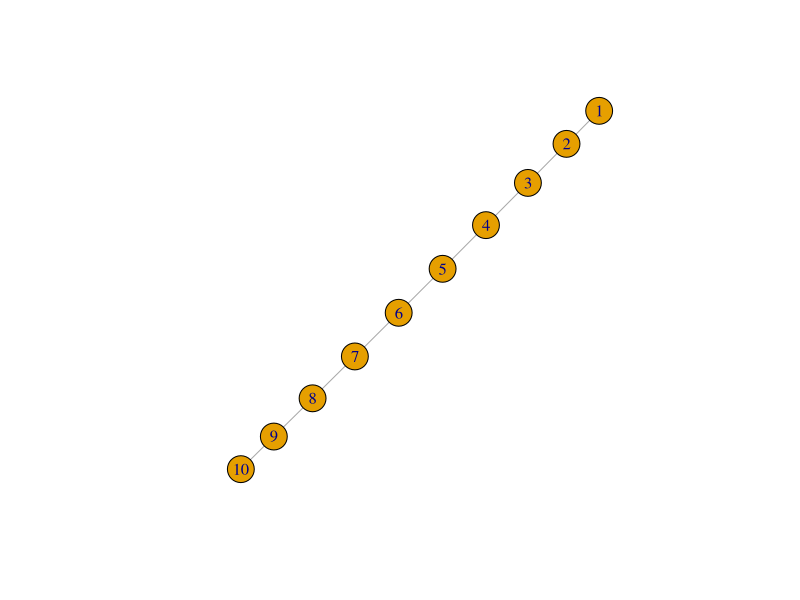
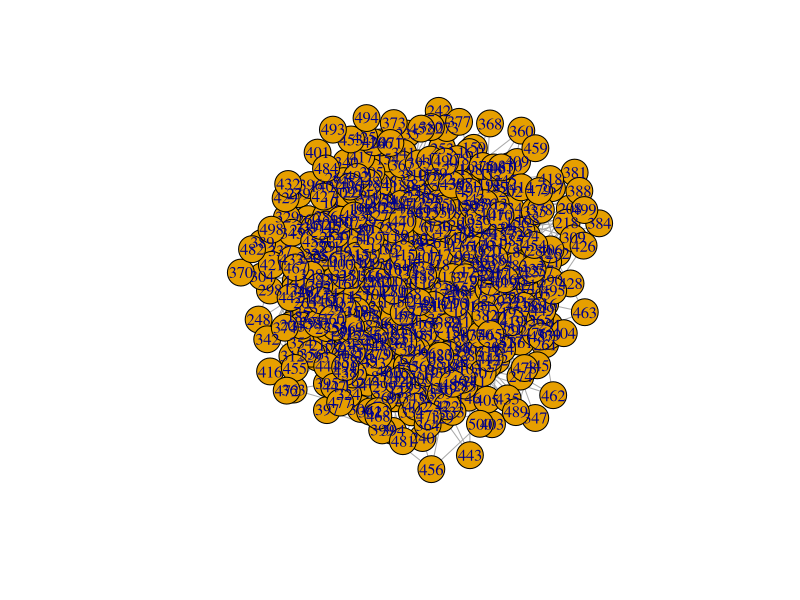
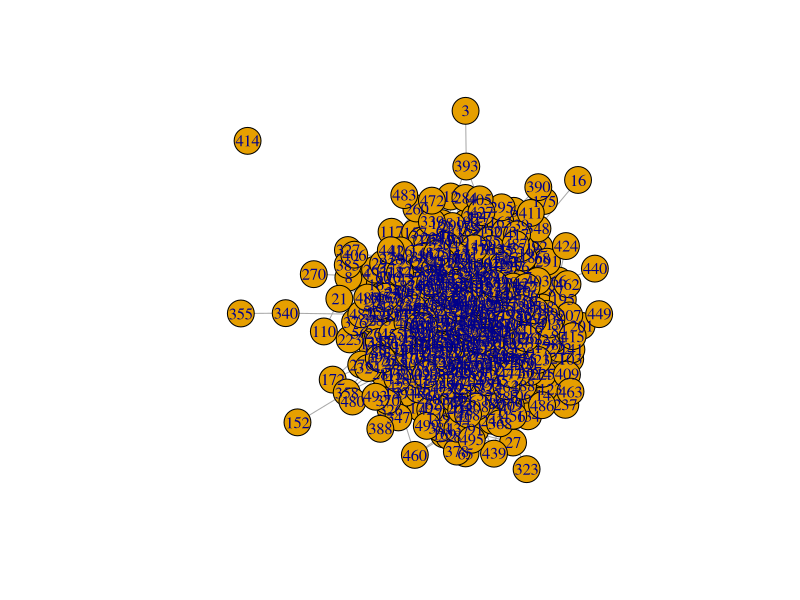
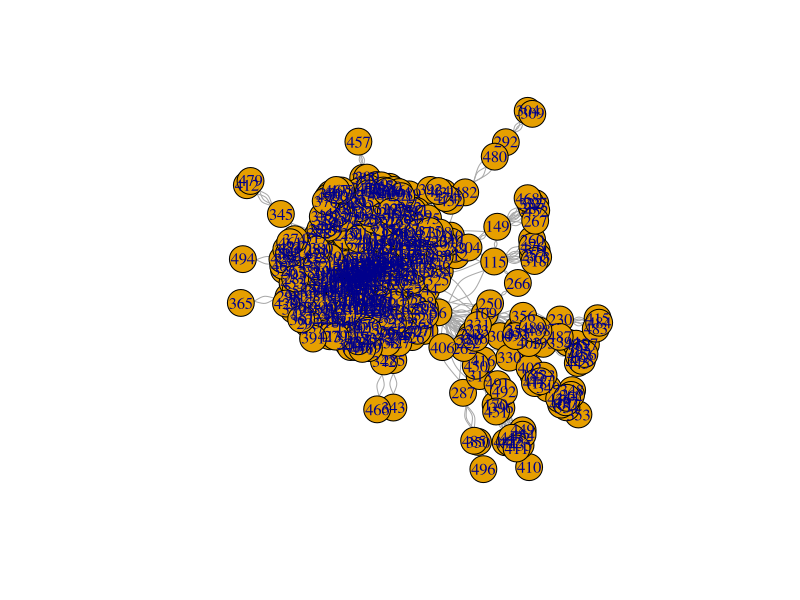
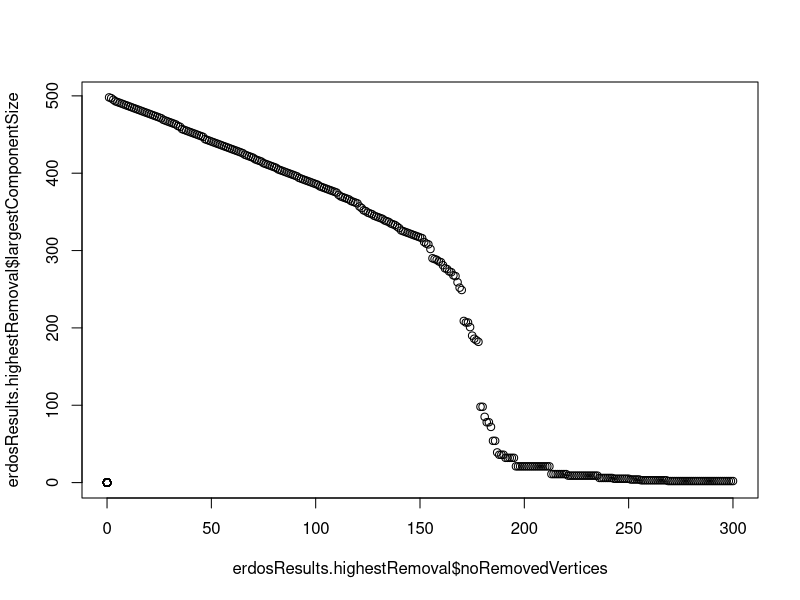
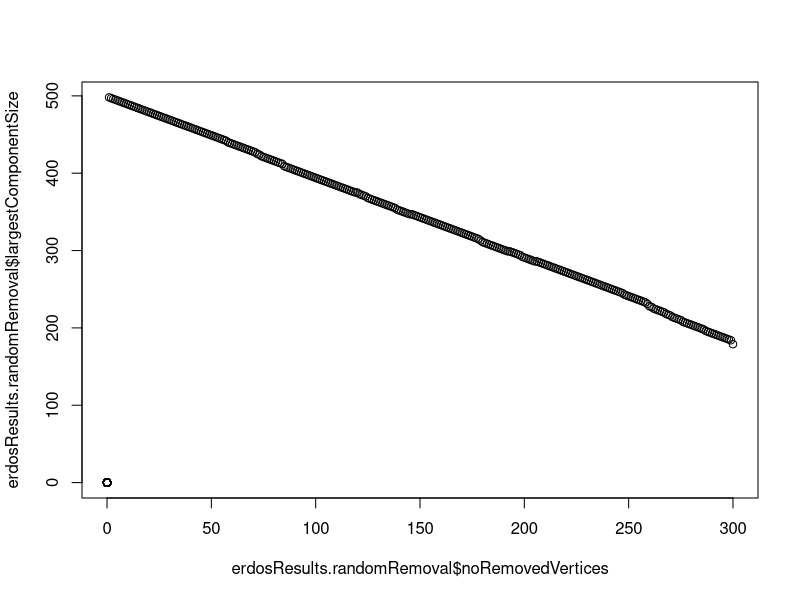
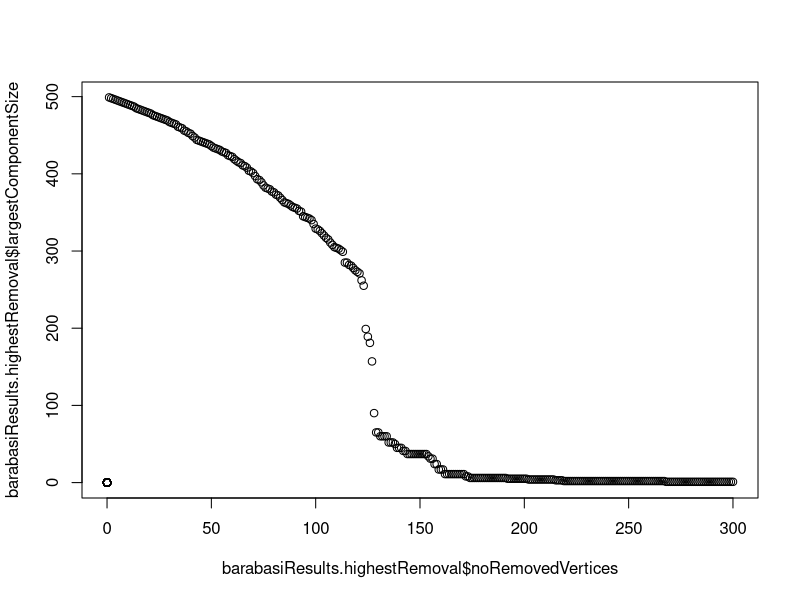
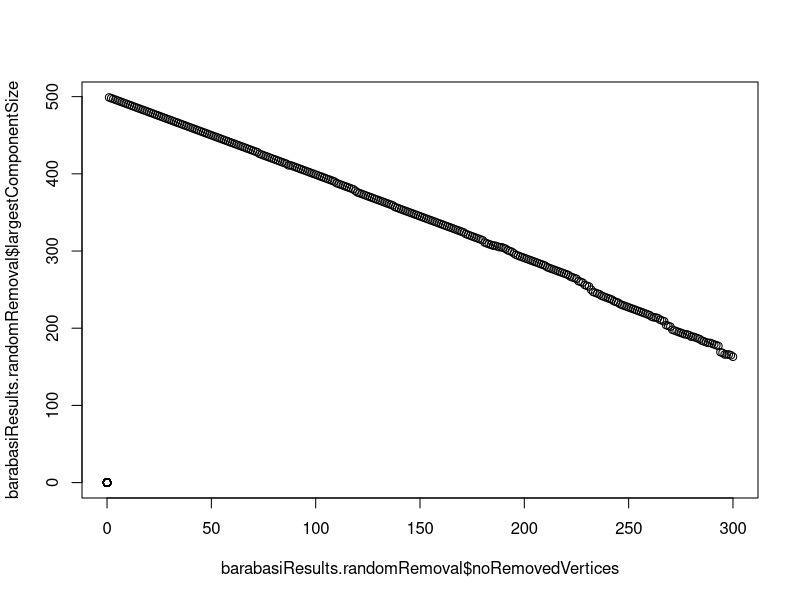

Recreate these plots in R, in order.
install.packages('igraph')
library(igraph)

# 1. a)
s = cbind(1:9, 2:10)
startGraph = graph_from_edgelist(s, directed=F)
plot(startGraph)

barabasi = barabasi.game(500, m=3, directed=F, start.graph=startGraph)
plot(barabasi)
E(barabasi)

# 1. b)
erdos = erdos.renyi.game(500, 1479, type='gnm', directed=F, loops=F)
plot(erdos)
E(erdos)

# 1. c)
airportCsv = read.csv('USairport500.csv', sep=';')
airports = graph_from_data_frame(airportCsv, directed=F)
plot(airports)

# 2. a)
# number of components
components(erdos)$no
components(barabasi)$no
components(airports)$no

# 2. b)
# size of the largest component
components(erdos)$csize[1]
components(barabasi)$csize[1]
components(airports)$csize[1]

# 2. c)
# mean distance
mean_distance(erdos)
mean_distance(barabasi)
mean_distance(airports)

# 2. d)
# mean degree
mean(degree(erdos))
mean(degree(barabasi))
mean(degree(airports))

# 3.
# erdos - highest degree node removal
erdosAttack = erdos
erdosSize = vcount(erdos)
noRemovedVertices = numeric(erdosSize)
noVertices = numeric(erdosSize)
noComponents = numeric(erdosSize)
largestComponentSize = numeric(erdosSize)
meanDistance = numeric(erdosSize)
meanDegree = numeric(erdosSize)

for (i in 1:300) {
  maxDegreeIndex = which.max(degree(erdosAttack))
  erdosAttack = delete_vertices(erdosAttack, V(erdosAttack)[maxDegreeIndex])
  
  noRemovedVertices[i] = i
  noVertices[i] = erdosSize - i
  noComponents[i] = components(erdosAttack)$no
  largestComponentSize[i] = max(components(erdosAttack)$csize)
  meanDistance[i] = mean_distance(erdosAttack)
  meanDegree[i] = mean(degree(erdosAttack))
}
erdosResults.highestRemoval = data.frame(noRemovedVertices, noVertices, noComponents, largestComponentSize, meanDistance, meanDegree)
# plot(erdosAttack, vertex.label=NA, vertex.size=5)
plot(x=erdosResults.highestRemoval$noRemovedVertices, y=erdosResults.highestRemoval$largestComponentSize)


# erdos - random node removal
erdosAttack = erdos
erdosSize = vcount(erdos)
noRemovedVertices = numeric(erdosSize)
noVertices = numeric(erdosSize)
noComponents = numeric(erdosSize)
largestComponentSize = numeric(erdosSize)
meanDistance = numeric(erdosSize)
meanDegree = numeric(erdosSize)

for (i in 1:300) {
  randomIndex = sample(1:(erdosSize - i + 1), 1)[1]
  erdosAttack = delete_vertices(erdosAttack, V(erdosAttack)[randomIndex])
  
  noRemovedVertices[i] = i
  noVertices[i] = erdosSize - i
  noComponents[i] = components(erdosAttack)$no
  largestComponentSize[i] = max(components(erdosAttack)$csize)
  meanDistance[i] = mean_distance(erdosAttack)
  meanDegree[i] = mean(degree(erdosAttack))
}
erdosResults.randomRemoval = data.frame(noRemovedVertices, noVertices, noComponents, largestComponentSize, meanDistance, meanDegree)
plot(x=erdosResults.randomRemoval$noRemovedVertices, y=erdosResults.randomRemoval$largestComponentSize)


# barabasi - highest degree node removal
barabasiAttack = barabasi
barabasiSize = vcount(barabasi)
noRemovedVertices = numeric(barabasiSize)
noVertices = numeric(barabasiSize)
noComponents = numeric(barabasiSize)
largestComponentSize = numeric(barabasiSize)
meanDistance = numeric(barabasiSize)
meanDegree = numeric(barabasiSize)

for (i in 1:300) {
  maxDegreeIndex = which.max(degree(barabasiAttack))
  barabasiAttack = delete_vertices(barabasiAttack, V(barabasiAttack)[maxDegreeIndex])
  
  noRemovedVertices[i] = i
  noVertices[i] = barabasiSize - i
  noComponents[i] = components(barabasiAttack)$no
  largestComponentSize[i] = max(components(barabasiAttack)$csize)
  meanDistance[i] = mean_distance(barabasiAttack)
  meanDegree[i] = mean(degree(barabasiAttack))
}
barabasiResults.highestRemoval = data.frame(noRemovedVertices, noVertices, noComponents, largestComponentSize, meanDistance, meanDegree)
# plot(barabasiAttack, vertex.label=NA, vertex.size=5)
plot(x=barabasiResults.highestRemoval$noRemovedVertices, y=barabasiResults.highestRemoval$largestComponentSize)


# barabasi - random node removal
barabasiAttack = barabasi
barabasiSize = vcount(barabasi)
noRemovedVertices = numeric(barabasiSize)
noVertices = numeric(barabasiSize)
noComponents = numeric(barabasiSize)
largestComponentSize = numeric(barabasiSize)
meanDistance = numeric(barabasiSize)
meanDegree = numeric(barabasiSize)

for (i in 1:300) {
  randomIndex = sample(1:(barabasiSize - i + 1), 1)[1]
  barabasiAttack = delete_vertices(barabasiAttack, V(barabasiAttack)[randomIndex])
  
  noRemovedVertices[i] = i
  noVertices[i] = barabasiSize - i
  noComponents[i] = components(barabasiAttack)$no
  largestComponentSize[i] = max(components(barabasiAttack)$csize)
  meanDistance[i] = mean_distance(barabasiAttack)
  meanDegree[i] = mean(degree(barabasiAttack))
}
barabasiResults.randomRemoval = data.frame(noRemovedVertices, noVertices, noComponents, largestComponentSize, meanDistance, meanDegree)
plot(x=barabasiResults.randomRemoval$noRemovedVertices, y=barabasiResults.randomRemoval$largestComponentSize)


# airports - highest degree node removal
airportsAttack = airports
airportsSize = vcount(airports)
noRemovedVertices = numeric(airportsSize)
noVertices = numeric(airportsSize)
noComponents = numeric(airportsSize)
largestComponentSize = numeric(airportsSize)
meanDistance = numeric(airportsSize)
meanDegree = numeric(airportsSize)

for (i in 1:300) {
  maxDegreeIndex = which.max(degree(airportsAttack))
  airportsAttack = delete_vertices(airportsAttack, V(airportsAttack)[maxDegreeIndex])
  
  noRemovedVertices[i] = i
  noVertices[i] = airportsSize - i
  noComponents[i] = components(airportsAttack)$no
  largestComponentSize[i] = max(components(airportsAttack)$csize)
  meanDistance[i] = mean_distance(airportsAttack)
  meanDegree[i] = mean(degree(airportsAttack))
}
airportsResults.highestRemoval = data.frame(noRemovedVertices, noVertices, noComponents, largestComponentSize, meanDistance, meanDegree)
# plot(airportsAttack, vertex.label=NA, vertex.size=5)
plot(x=airportsResults.highestRemoval$noRemovedVertices, y=airportsResults.highestRemoval$largestComponentSize)


# airports - random node removal
airportsAttack = airports
airportsSize = vcount(airports)
noRemovedVertices = numeric(airportsSize)
noVertices = numeric(airportsSize)
noComponents = numeric(airportsSize)
largestComponentSize = numeric(airportsSize)
meanDistance = numeric(airportsSize)
meanDegree = numeric(airportsSize)

for (i in 1:300) {
  randomIndex = sample(1:(airportsSize - i + 1), 1)[1]
  airportsAttack = delete_vertices(airportsAttack, V(airportsAttack)[randomIndex])
  
  noRemovedVertices[i] = i
  noVertices[i] = airportsSize - i
  noComponents[i] = components(airportsAttack)$no
  largestComponentSize[i] = max(components(airportsAttack)$csize)
  meanDistance[i] = mean_distance(airportsAttack)
  meanDegree[i] = mean(degree(airportsAttack))
}
airportsResults.randomRemoval = data.frame(noRemovedVertices, noVertices, noComponents, largestComponentSize, meanDistance, meanDegree)
plot(x=airportsResults.randomRemoval$noRemovedVertices, y=airportsResults.randomRemoval$largestComponentSize)



# add together
par(mfrow=c(3,3))

# plot erdos
plot(
  x=erdosResults.highestRemoval$noRemovedVertices,
  y=erdosResults.highestRemoval$largestComponentSize,
  col='red',
  xlab='Removed vertices',
  ylab='Largest component size'
)
points(x=erdosResults.randomRemoval$noRemovedVertices, y=erdosResults.randomRemoval$largestComponentSize, col='blue')
legend('bottomleft', legend=c('Highest degree removal', 'Random removal'), fill=c('red', 'blue'), cex=0.9, bty='n')

plot(
  x=erdosResults.highestRemoval$noRemovedVertices,
  y=erdosResults.highestRemoval$meanDistance,
  col='red',
  xlab='Removed vertices',
  ylab='Mean distance',
  main='Erdős–Rényi model'
)
points(x=erdosResults.randomRemoval$noRemovedVertices, y=erdosResults.randomRemoval$meanDistance, col='blue')

plot(
  x=erdosResults.highestRemoval$noRemovedVertices,
  y=erdosResults.highestRemoval$meanDegree,
  col='red',
  xlab='Removed vertices',
  ylab='Mean degree'
)
points(x=erdosResults.randomRemoval$noRemovedVertices, y=erdosResults.randomRemoval$meanDegree, col='blue')

# plot barabasi
plot(
  x=barabasiResults.highestRemoval$noRemovedVertices,
  y=barabasiResults.highestRemoval$largestComponentSize,
  col='red',
  xlab='Removed vertices',
  ylab='Largest component size'
)
points(x=barabasiResults.randomRemoval$noRemovedVertices, y=barabasiResults.randomRemoval$largestComponentSize, col='blue')

plot(
  x=barabasiResults.highestRemoval$noRemovedVertices,
  y=barabasiResults.highestRemoval$meanDistance,
  col='red',
  xlab='Removed vertices',
  ylab='Mean distance',
  main='Barabási–Albert model'
)
points(x=barabasiResults.randomRemoval$noRemovedVertices, y=barabasiResults.randomRemoval$meanDistance, col='blue')

plot(
  x=barabasiResults.highestRemoval$noRemovedVertices,
  y=barabasiResults.highestRemoval$meanDegree,
  col='red',
  xlab='Removed vertices',
  ylab='Mean degree'
)
points(x=barabasiResults.randomRemoval$noRemovedVertices, y=barabasiResults.randomRemoval$meanDegree, col='blue')

# plot USA airports
plot(
  x=airportsResults.highestRemoval$noRemovedVertices,
  y=airportsResults.highestRemoval$largestComponentSize,
  col='red',
  xlab='Removed vertices',
  ylab='Largest component size'
)
points(x=airportsResults.randomRemoval$noRemovedVertices, y=airportsResults.randomRemoval$largestComponentSize, col='blue')

plot(
  x=airportsResults.highestRemoval$noRemovedVertices,
  y=airportsResults.highestRemoval$meanDistance,
  col='red',
  xlab='Removed vertices',
  ylab='Mean distance',
  main='USA Airports 500'
)
points(x=airportsResults.randomRemoval$noRemovedVertices, y=airportsResults.randomRemoval$meanDistance, col='blue')

plot(
  x=airportsResults.highestRemoval$noRemovedVertices,
  y=airportsResults.highestRemoval$meanDegree,
  col='red',
  xlab='Removed vertices',
  ylab='Mean degree'
)
points(x=airportsResults.randomRemoval$noRemovedVertices, y=airportsResults.randomRemoval$meanDegree, col='blue')



